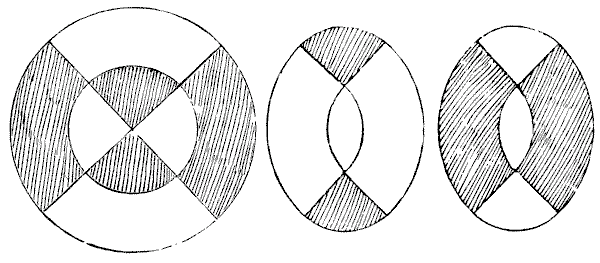
#> input picture 157/q157.png, 600 x 263 px
$ python tabouret.py
#> lines starting #> are read from the running program, lines starting #| are printed output that depends on the picture; after the words box and inside, x2 and y2 are one past the last pixel; in counts of white or black regions, pixels touching at a corner belong together
# -*- coding: utf-8 -*-
"""n° 157 THE TABLE-TOP AND STOOLS.

Un plateau circulaire découpé en huit pièces qui forment deux tabourets ovales
percés d'un trou pour la main. Le maître d'école propose une découpe ; un élève
prétend faire des trous plus petits, et reçoit le fouet. Dudeney donne raison à
l'élève : « ces trous sont un rien plus longs que ceux du maître, mais beaucoup
plus étroits et d'une aire considérablement plus petite ».

Trois affirmations comparatives. On les vérifie en reconstruisant EXACTEMENT
les deux figures à partir des gravures, puis en mesurant.
"""
import math, os
from PIL import Image
import numpy as np

R = 1.0                     # rayon du plateau
ICI = os.path.dirname(os.path.abspath(__file__))

# ═══ 1. la découpe du maître d'école (gravure de l'énoncé) ════════════════
# disque de rayon R, cercle intérieur de rayon rho, deux diamètres à 90°.
# 8 pièces : 4 quarts du disque intérieur + 4 secteurs de la couronne.
# Un tabouret = 2 secteurs de couronne (à gauche et à droite) + 2 quarts de
# disque (en haut et en bas). Le trou est la lentille laissée entre les deux
# arcs intérieurs des secteurs : deux arcs de 90° et de rayon rho.
def maitre(rho):
    trou_long = rho*math.sqrt(2)                     # corde des arcs de 90°
    trou_larg = rho*(2 - math.sqrt(2))               # deux fois la flèche
    trou_aire = rho*rho*(math.pi/2 - 1)              # deux segments de 90°
    tab_haut  = rho*(2 + math.sqrt(2))
    tab_larg  = 2*R - math.sqrt(2)*rho
    bois      = math.pi/2*(R*R - rho*rho) + math.pi/2*rho*rho   # = πR²/2
    return trou_long, trou_larg, trou_aire, tab_haut, tab_larg, bois

# ═══ 2. la découpe de Dudeney (gravure de la solution) ═══════════════════
# Deux cordes verticales à x = ±a, deux horizontales à y = ±a, un carré
# curviligne central à quatre arcs de rayon R, coupé par ses diagonales.
# Les pièces 5-6-7-8 sont quatre triangles curvilignes rectangles isocèles de
# côté a√2 ; pour qu'ils composent les pointes du tabouret il faut
#     h - k = a√2   et   √(R²-k²) - a = a√2       (h = √(R²-a²))
# ce qui donne a = R·sin(π/8), c'est-à-dire 22°30'.
a = R*math.sin(math.pi/8)
h = R*math.cos(math.pi/8)
assert abs((h - a*math.sqrt(2)) - math.sqrt(R*R - (a*(1+math.sqrt(2)))**2)) < 1e-12

tab_haut_D = 2*h                      # le tabouret : lentille de deux arcs R
tab_larg_D = 2*(R - a)
trou_long_D = 2*a                     # lentille de deux arcs de rayon R
trou_larg_D = 2*(R - h)               # deux fois la flèche
trou_aire_D = 2*(R*R*math.asin(a/R) - a*h)     # deux segments de corde 2a

# contrôle indépendant : la conservation du bois
lentille = 2*(R*R*math.acos(a/R) - a*h)        # aire du contour du tabouret
bois_D = 2*(lentille - trou_aire_D)
print("═══ Dudeney : le bois est-il conservé ? ═══")
print("  contour d'un tabouret  : %.10f R²" % lentille)
print("  trou                   : %.10f R²   (= (π−2√2)/4 : %.10f)"
      % (trou_aire_D, (math.pi - 2*math.sqrt(2))/4))
print("  2 × (contour − trou)   : %.10f R²" % bois_D)
print("  aire du plateau  πR²   : %.10f R²" % (math.pi*R*R))
print("  écart                  : %.2e   →  découpe EXACTE, pas approchée"
      % abs(bois_D - math.pi*R*R))

# témoin : avec des cordes à a = R/3 au lieu de R·sin(π/8), les pointes ne se composent plus
a3 = R/3; h3 = math.sqrt(R*R - a3*a3)
ecart3 = abs((h3 - a3*math.sqrt(2)) - math.sqrt(R*R - (a3*(1+math.sqrt(2)))**2))
print("  témoin a = R/3 : les pièces ne se raccordent pas (écart %.3f R) -> refusé" % ecart3)
assert ecart3 > 1e-3

# contrôle numérique brut du trou (intégration)
n = 2_000_000
s = 0.0
for i in range(n):
    y = -a + 2*a*(i+0.5)/n
    s += 2*(math.sqrt(R*R - y*y) - h)
print("  trou par intégration   : %.10f R²" % (s*2*a/n))

# ═══ 3. quel rayon intérieur le maître d'école a-t-il choisi ? ═══════════
# On le lit sur la gravure : le rapport hauteur/largeur du tabouret le donne.
im = np.array(Image.open(os.path.join(ICI, 'q157.png')).convert('L')) < 128
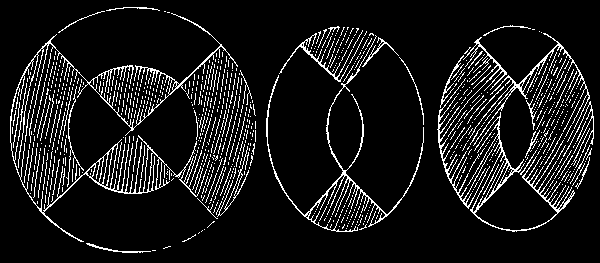
#> im: shape (263, 600) bool; 9.5% white in thin lines or dots
col = im.sum(axis=0)
#> col = 600 values, max 59 at index 499, min 0 at index 0, mean 25.09
bl, deb = [], None
for x in range(im.shape[1]):
    if col[x] and deb is None: deb = x
    elif not col[x] and deb is not None:
        if x-deb > 20: bl.append((deb, x-1))
        deb = None
#> after the loop, bl = [(10, 255), (266, 423), (437, 593)]
x0, x1 = bl[1]
#> x0 = 266; x1 = 423
lig = im[:, x0:x1+1].sum(axis=1); ys = [y for y in range(im.shape[0]) if lig[y]]
#> after `lig = im[:, x0:x1 + 1].sum(axis=1)`: lig = 263 values, max 26 at index 43, min 0 at index 0, mean 9.64
#> after `ys = [y for y in range(im.shape[0]) if lig[y]]`: ys = 206 values from 26 to 231
H, L = ys[-1]-ys[0]+1, x1-x0+1
#> H = 206; L = 158
r = H/L
#> r = 1.3
u = 2*r/((2+math.sqrt(2)) + math.sqrt(2)*r)     # résolution de (2+√2)u/(2−√2u)=r
#> u = 0.496
print()
print("═══ Le maître d'école : son cercle intérieur ═══")
print("  tabouret gravé : %d × %d px, rapport %.4f" % (H, L, r))
#|   tabouret gravé : 206 × 158 px, rapport 1.3038
print("  d'où  ρ/R = %.4f  →  il a pris ρ = R/2" % u)
#|   d'où  ρ/R = 0.4959  →  il a pris ρ = R/2
rho = R/2
tl, tw, ta, th, twd, bois = maitre(rho)
print("  bois par tabouret : %.10f R²  (moitié du plateau : %.10f)"
      % (bois, math.pi/2))

# ═══ 4. les trois affirmations de Dudeney ═══════════════════════════════
print()
print("═══ Les trois affirmations, mises à l'épreuve ═══")
print("                        maître d'école     Dudeney      rapport")
print("  longueur du trou      %8.5f R      %8.5f R    %+.1f %%"
      % (tl, trou_long_D, 100*(trou_long_D/tl - 1)))
print("  largeur  du trou      %8.5f R      %8.5f R    %+.1f %%"
      % (tw, trou_larg_D, 100*(trou_larg_D/tw - 1)))
print("  aire     du trou      %8.5f R²     %8.5f R²   %+.1f %%"
      % (ta, trou_aire_D, 100*(trou_aire_D/ta - 1)))
print()
print("  « un rien plus longs »            :", "VRAI" if trou_long_D > tl else "FAUX",
      "(+%.1f %%)" % (100*(trou_long_D/tl-1)))
print("  « beaucoup plus étroits »         :", "VRAI" if trou_larg_D < tw else "FAUX",
      "(%.0f %% de la largeur)" % (100*trou_larg_D/tw))
print("  « aire considérablement moindre » :", "VRAI" if trou_aire_D < ta else "FAUX",
      "(%.0f %% de l'aire)" % (100*trou_aire_D/ta))

# ═══ 5. est-ce vraiment la « vesica piscis » ? ══════════════════════════
def pointe(rayon, ecart):
    """angle INTÉRIEUR de la lentille à sa pointe : deux fois l'angle
    tangente-corde, soit 2·arcsin(y/rayon) avec y la demi-longueur."""
    y = math.sqrt(rayon*rayon - (ecart/2)**2)
    return 2*math.degrees(math.asin(y/rayon))
print()
print("═══ Le mot « vesica piscis » ═══")
print("  la vraie vesica des architectes (centres distants du rayon) :")
print("     pointes %.1f°,  longueur/largeur = %.4f  (= √3)"
      % (pointe(1.0, 1.0), math.sqrt(3)))
print("  le tabouret de Dudeney (centres distants de 2a = %.4f R) :" % (2*a))
print("     pointes %.1f°,  longueur/largeur = %.4f"
      % (pointe(R, 2*a), tab_haut_D/tab_larg_D))
# et sur la gravure ?
im2 = np.array(Image.open(os.path.join(ICI, 'a157b.png')).convert('L')) < 128
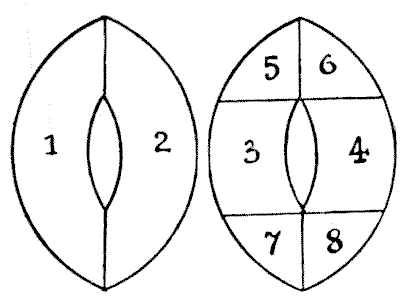
#> input picture 157/a157b.png, 400 x 298 px
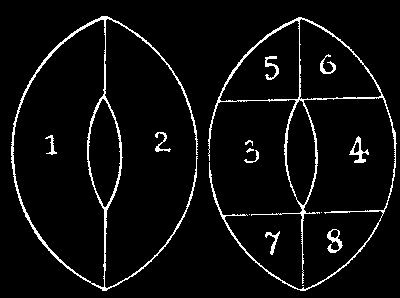
#> im2: shape (298, 400) bool; 5% white in thin lines or dots, all inside (x1, y1, x2, y2) = (11, 16, 397, 291)
col2 = im2.sum(axis=0); bl2, deb = [], None
#> after `col2 = im2.sum(axis=0)`: col2 = 400 values, max 149 at index 104, min 0 at index 0, mean 14.96
for x in range(im2.shape[1]):
    if col2[x] and deb is None: deb = x
    elif not col2[x] and deb is not None:
        if x-deb > 20: bl2.append((deb, x-1))
        deb = None
#> after the loop, bl2 = [(11, 197), (208, 396)]
for i,(p,q) in enumerate(bl2):
    l2 = im2[:, p:q+1].sum(axis=1); yy = [y for y in range(im2.shape[0]) if l2[y]]
    print("  gravure, tabouret %d : rapport mesuré %.4f"
          % (i+1, (yy[-1]-yy[0]+1)/(q-p+1)))
#> this loop made 2 passes
#|   gravure, tabouret 1 : rapport mesuré 1.4706
#|   gravure, tabouret 2 : rapport mesuré 1.4497
print("  → la gravure donne ~1,46 : c'est bien %.2f et non √3 = %.2f."
      % (tab_haut_D/tab_larg_D, math.sqrt(3)))


# ═══ 6. et si le maître d'école avait simplement pris un cercle plus petit ?
print()
print("═══ Le maître pouvait-il gagner sans changer de méthode ? ═══")
print("   sa construction marche pour N'IMPORTE QUEL cercle intérieur ρ :")
print("   le bois vaut toujours πR²/2 par tabouret, et le trou vaut ρ²(π/2−1).")
print()
print("     ρ/R      aire du trou     tabouret (haut × larg)")
for u in (0.50, 0.45, 0.40, 0.37033, 0.35, 0.30):
    tl, tw, ta, th, twd, _ = maitre(u*R)
    print("     %.3f     %.5f R²      %.3f × %.3f R   %s"
          % (u, ta, th, twd, "← égale celui de Dudeney" if abs(ta-trou_aire_D)<1e-4 else
             ("plus petit que celui de Dudeney" if ta < trou_aire_D else "")))
seuil = math.sqrt(trou_aire_D/(math.pi/2 - 1))
print()
print("   seuil : dès que ρ < %.5f R, le trou du maître d'école devient" % seuil)
print("   PLUS PETIT que celui de l'élève — sans rien changer à sa découpe.")
